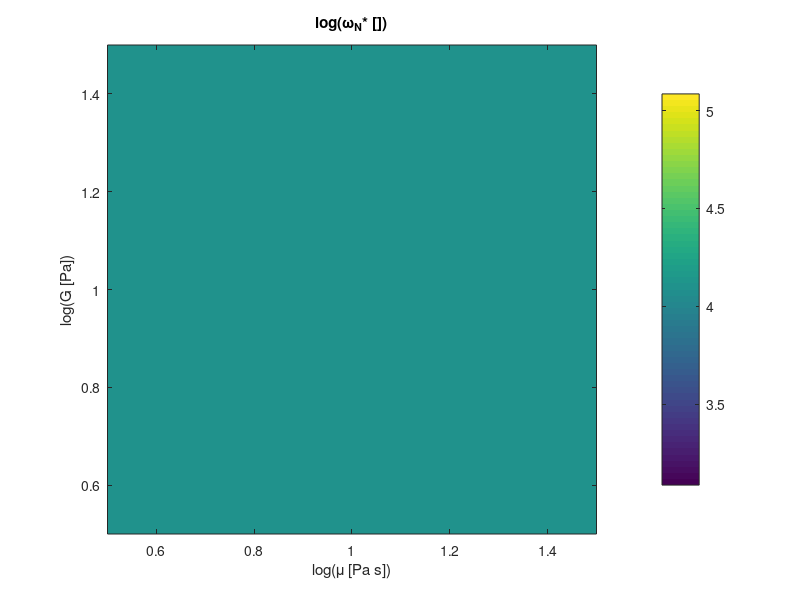
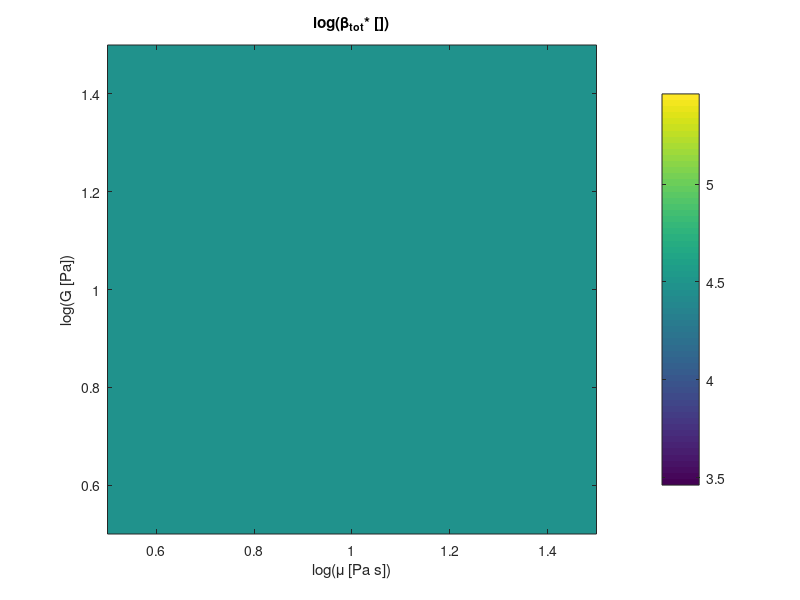
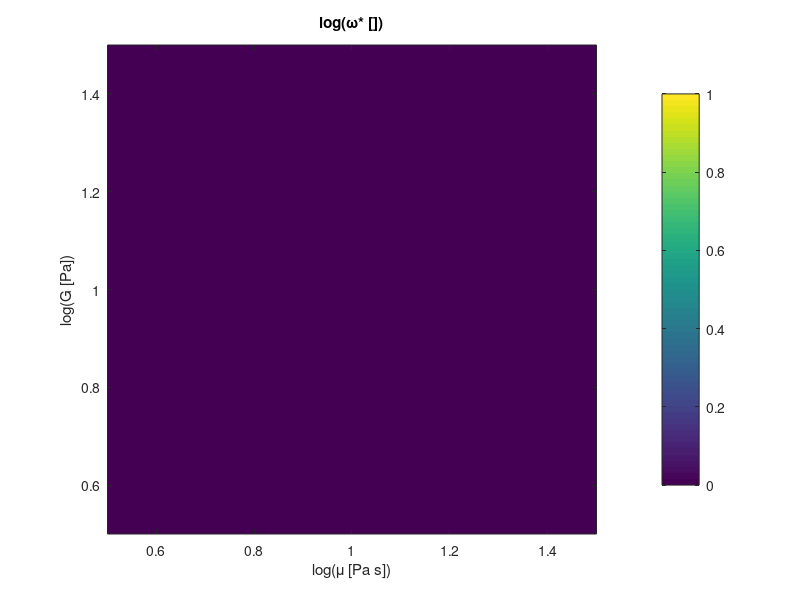

These charts were generated, in order, by the following MATLAB code: (Note: this script raises an error after producing the figures.)
clear all; close all; clc;

Goomrange = 0:6;
muoomrange = -5:3;
G = 433%10.^(linspace(min(Goomrange),max(Goomrange),100*numel(Goomrange)))';
mu = 40*0.894*1e-3;%10.^(linspace(min(muoomrange),max(muoomrange),100*numel(muoomrange)));

alpha = 0.0606;%0.1009;
Rmax = 4.185128557872455e-04;%438.25E-6;

rho = 998.2;
p_inf = 101325;
pR = 92;%10E6/p_inf;
k = 1.4;
c = 1566;
gamma = 0.056;
c0 = sqrt(p_inf/rho);

We = Rmax*p_inf/(2*gamma);
Re = Rmax*rho*c0./mu;
Ca = p_inf./G;%rho*c0^2./G;
C = c/c0;

% nT1 = (1+1.0717E-6/Rmax)*(4.2/(alpha*Rmax)^4.2);
% nT2 = -1.0717E-6/(alpha*Rmax^2);
% nT3 = 3.8274E-5/(alpha*Rmax)^3;
% dT1 = 1;
% dT2 = 6.1271E-3/(alpha*Rmax);
nT1 = (1+1./We)*(3*k)/(alpha)^(3*k);
nT2 = -1./(We*alpha);
nT3 = 4./(Ca*(alpha)^3);
dT1 = 1;
dT2 = 4./(Re*C*alpha);

A = 1/(alpha);

omega_n_star = A*sqrt((nT1+nT2+nT3)*(1./(dT1+dT2)));
omega_n = omega_n_star*c/Rmax;

% beta_t1 = 3.1743E3*alpha*Rmax*omega_n.^2;
% beta_t2 = 2./(alpha*Rmax)./(4.145*alpha*Rmax./mu+2.5397E2);
% beta_tot = sqrt(beta_t1+repmat(beta_t2,size(G)));
beta_t1 = (alpha)*omega_n_star.^2/(2*C);
beta_t2 = 2/(alpha)./(Re*alpha+4/C);
% beta_tot = beta_t1+beta_t2;
beta_tot_star = (beta_t1+repmat(beta_t2,size(G)));

omega_star = sqrt(omega_n_star.^2-beta_tot_star.^2);

%%
figure(1)
imagesc(log10(omega_n_star)); axis image; colorbar; set(gca,'YDir','normal'); ylabel('log(G [Pa])'); xlabel('log(\mu [Pa s])'); 
title('log(\omega_N* [])');
% set(gca,'Ytick',linspace(1,length(G),numel(Goomrange))); set(gca,'YTickLabel',Goomrange);
% set(gca,'Xtick',linspace(1,length(mu),numel(muoomrange))); set(gca,'XTickLabel',muoomrange);
figure(2)
imagesc(log10(beta_tot_star)); axis image; colorbar; set(gca,'YDir','normal');ylabel('log(G [Pa])'); xlabel('log(\mu [Pa s])');
title('log(\beta_{tot}* [])');
% set(gca,'Ytick',linspace(1,length(G),numel(Goomrange))); set(gca,'YTickLabel',Goomrange);
% set(gca,'Xtick',linspace(1,length(mu),numel(muoomrange))); set(gca,'XTickLabel',muoomrange);
figure(3)
imagesc(log10(real(omega_star))); axis image; colorbar; set(gca,'YDir','normal'); ylabel('log(G [Pa])'); xlabel('log(\mu [Pa s])');
title('log(\omega* [])');
% set(gca,'Ytick',linspace(1,length(G),numel(Goomrange))); set(gca,'YTickLabel',Goomrange);
% set(gca,'Xtick',linspace(1,length(mu),numel(muoomrange))); set(gca,'XTickLabel',muoomrange);
%%

t = linspace(0,100*3.7E-6,1000);
tstar = t*c0/Rmax;
idx = [100,400];
RR = alpha+(1-alpha)*(cos(omega)*t)*exp(-beta_tot*t);
plot(tstar,RR);

tc = real(1./(beta_tot_star-(1-alpha)*omega_n_star.^2*C/pR)+pi./omega_star);

figure(4)
tc(tc<0) = NaN;
imagesc(log10(tc)); axis image; colorbar; set(gca,'YDir','normal'); ylabel('log(G [Pa])'); xlabel('log(\mu [Pa s])');
title('log(tc [])');
set(gca,'Ytick',linspace(1,length(G),numel(Goomrange))); set(gca,'YTickLabel',Goomrange);
set(gca,'Xtick',linspace(1,length(mu),numel(muoomrange))); set(gca,'XTickLabel',muoomrange);


tstar=linspace(0,1.4E-3,1001);
Rstar = 0.5*cos(omega_n_star*tstar).*exp(-beta_tot_star*tstar)+0.5;
plot(tstar,Rstar); set(gca,'YLim',[0 1]);
hold on;

